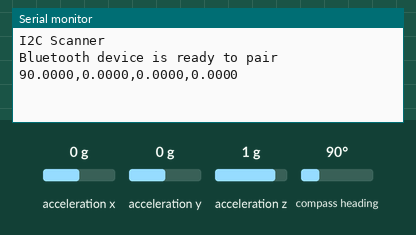
Simulated run of this sketch. Board: ESP32. Parts: the last lines printed to the serial monitor. The test bench sets the inputs (shaded band); at power-on: acceleration x 0 g, acceleration y 0 g, acceleration z 1 g, compass heading 90°. Nothing arrives over Bluetooth unless stated.

Above: at 1.2 s.
1.3 s: acceleration x set to -1.4 g
At 2.4 s:
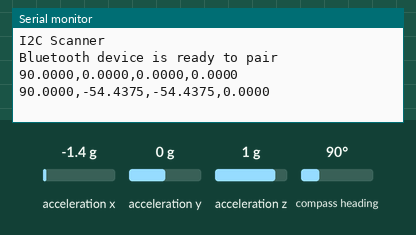
2.8 s: acceleration y set to -1.4 g
At 4.2 s:
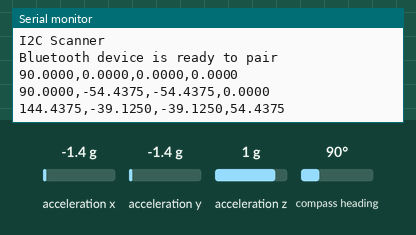
4.3 s: acceleration z set to -1.4 g
At 6.8 s:
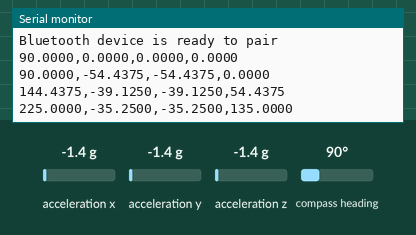
Timing chart, 0 to 8.3 s (numbered marks = the images above; inputs shaded):
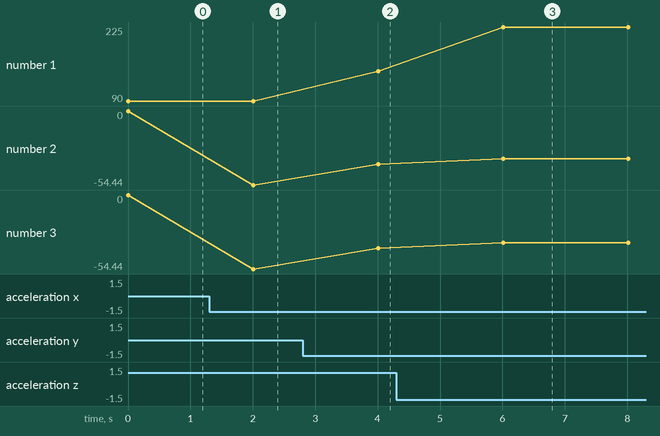

Measured:
- after the input at 1.3 s, the serial monitor: prints a new line after 0.71 s (image 1)
- after the input at 2.8 s, the serial monitor: prints a new line after 1.2 s (image 2)
- after the input at 4.3 s, the serial monitor: prints a new line after 1.7 s (image 3)
- plotted number 1: 90 → 144.44 after the input at 2.8 s, 144.44 → 225 after the input at 4.3 s
- plotted number 2: 0 → -54.44 after the input at 1.3 s, -54.44 → -39.12 after the input at 2.8 s, -39.12 → -35.25 after the input at 4.3 s
- plotted number 3: 0 → -54.44 after the input at 1.3 s, -54.44 → -39.12 after the input at 2.8 s, -39.12 → -35.25 after the input at 4.3 s

The sketch:

multiple_I2C_BNO.ino
```cpp
#include <Wire.h>
#include <Adafruit_Sensor.h>
#include <Adafruit_BNO055.h>
#include "BluetoothSerial.h"

BluetoothSerial SerialBT;

#define BNO055_SAMPLERATE_DELAY_MS (100)

#define SDA_1 21
#define SCL_1 22
#define SDA_2 19
#define SCL_2 23

TwoWire I2Cone = TwoWire(0);
TwoWire I2Ctwo = TwoWire(1);

Adafruit_BNO055 bno1 = Adafruit_BNO055(55, 0x28, &I2Cone);
Adafruit_BNO055 bno2 = Adafruit_BNO055(55, 0x28, &I2Ctwo);

void setup() {
  I2Cone.begin(SDA_1, SCL_1, 100000);
  I2Ctwo.begin(SDA_2, SCL_2, 100000);
  Serial.begin(115200);
  Serial.println("\nI2C Scanner");
  SerialBT.begin("ESP32_SPP"); // Name of the Bluetooth device
  Serial.println("Bluetooth device is ready to pair");

  bool status1 = bno1.begin();
  if (!status1) {
    Serial.println("Could not find a valid Bno_1 sensor, check wiring!");
    while (1);
  }
  bool status2 = bno2.begin();
  if (!status2) {
    Serial.println("Could not find a valid Bno_2 sensor, check wiring!");
    while (1);
  }
}

void loop() {
  sensors_event_t Head_Sensor;
  sensors_event_t Back_Sensor;
  bno1.getEvent(&Head_Sensor);
  float head_lean = Head_Sensor.orientation.y;
  float head_shift = Head_Sensor.orientation.z;
  bno2.getEvent(&Back_Sensor);
  float back_lean = Back_Sensor.orientation.y;
  float back_shift = Back_Sensor.orientation.z+90;

  String data = String(back_shift, 4) + "," + String(back_lean, 4) + "," + String(head_lean, 4) + "," + String(head_shift, 4);
  Serial.println(data);
  SerialBT.println(data);

  delay(2000);
}
```
